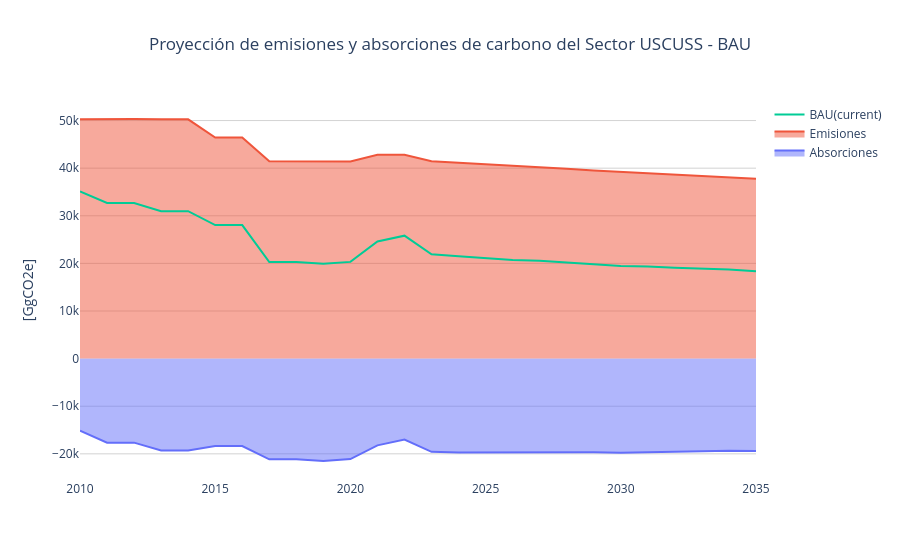
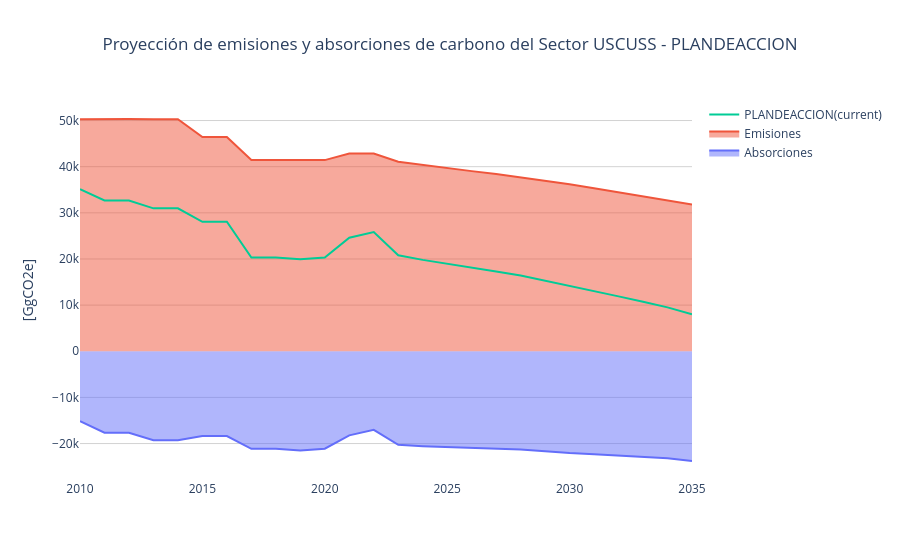
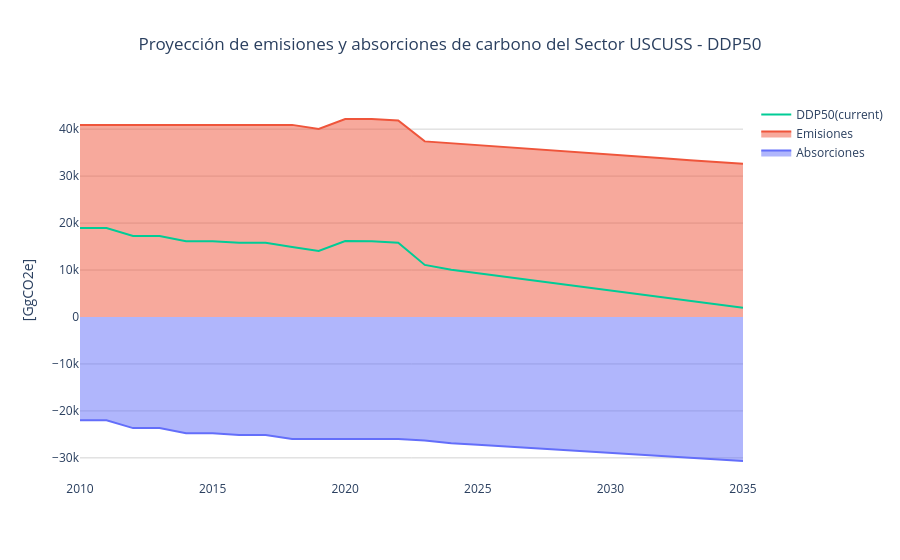

Source (notebook cell) for these figures, in order:
### Code cell
draw_model_emissions_and_absorptions(df, abs_emi_techs, "current")
